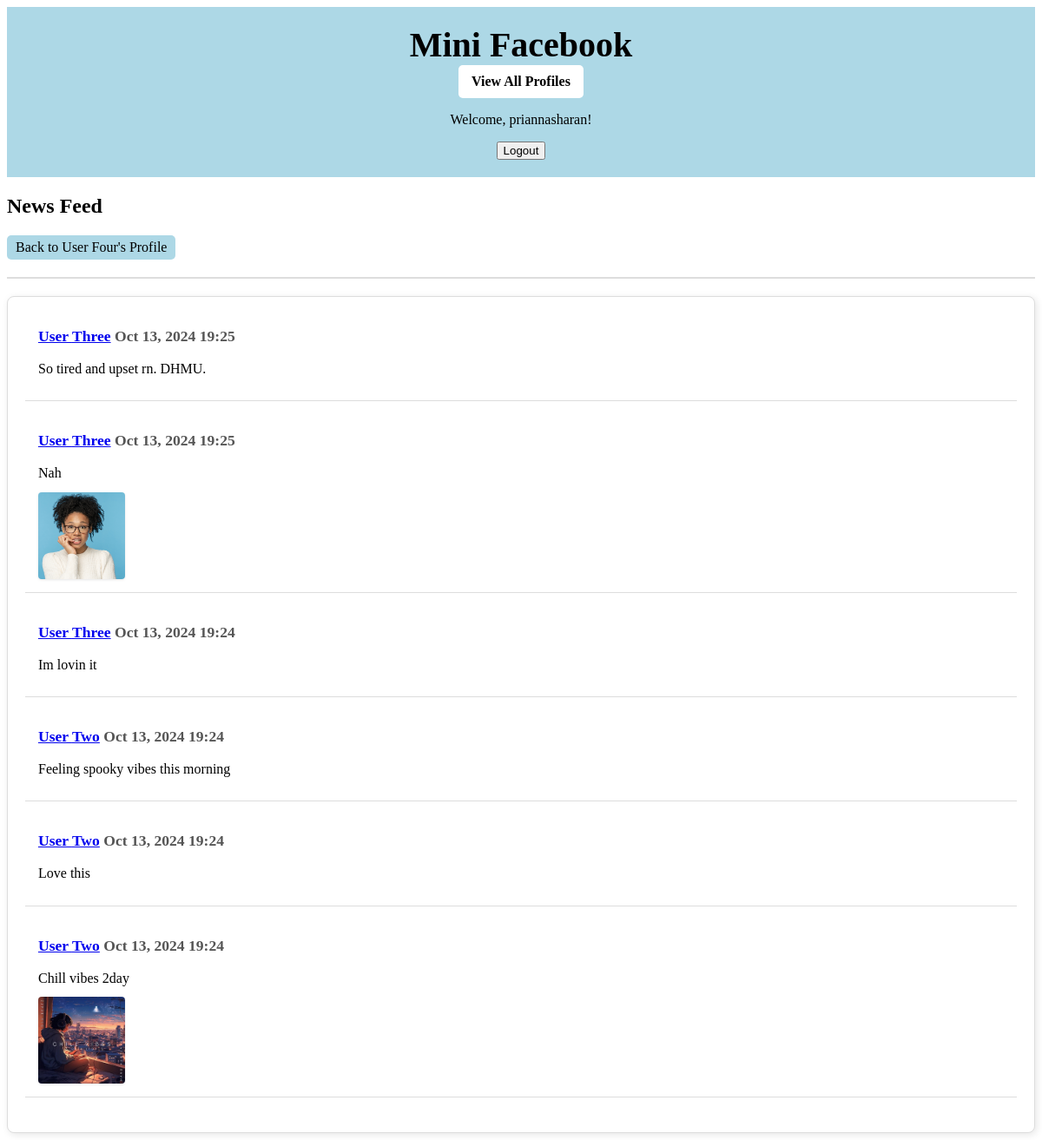
The app's page /mini_fb/profile/news_feed (signed in) with its own data.
### mini_fb/models.py (models this page shows, shortened)
class Profile(models.Model):
    first_name = models.CharField(max_length=50)
    last_name = models.CharField(max_length=50)
    city = models.CharField(max_length=100)
    email = models.EmailField()
    profile_image_url = models.URLField()
    user = models.ForeignKey(User, on_delete=models.CASCADE)
    def get_friends(self):
        friends_as_1 = Friend.objects.filter(profile1=self).values_list('profile2', flat=True)
        friends_as_2 = Friend.objects.filter(profile2=self).values_list('profile1', flat=True)
        friend_ids = list(friends_as_1) + list(friends_as_2)
        return Profile.objects.filter(id__in=friend_ids)
    def get_news_feed(self):
        friends = self.get_friends()
        return StatusMessage.objects.filter(
            profile__in=[self.id] + list(friends.values_list('id', flat=True))
        ).order_by('-timestamp')

class StatusMessage(models.Model):
    timestamp = models.DateTimeField(default=timezone.now)
    message = models.TextField()
    profile = models.ForeignKey('Profile', on_delete=models.CASCADE, related_name='status_messages')
    def get_images(self):
        return self.images.all().order_by('-timestamp')

class Image(models.Model):
    image_file = models.ImageField()
    status_message = models.ForeignKey('StatusMessage', on_delete=models.CASCADE, related_name='images')
    timestamp = models.DateTimeField(default=timezone.now)

### mini_fb/views.py (the view)
# urls.py: path('profile/news_feed', ShowNewsFeedView.as_view(), name='news_feed'),
class ShowNewsFeedView(LoginRequiredMixin, DetailView):
    model = Profile
    template_name = 'mini_fb/news_feed.html'
    context_object_name = 'profile'
    def get_object(self):
        return get_object_or_404(Profile, user=self.request.user)

### mini_fb/templates/mini_fb/news_feed.html
{% extends 'mini_fb/base.html' %}
{% block content %}
    <h2>News Feed</h2>
    <div class="status-actions">
    <a href="{% url 'show_profile' profile.pk %}">Back to {{ profile.first_name }} {{ profile.last_name }}'s Profile</a>
    </div>
    <hr class="divider">
    <div class="status-messages-container">
    {% for status in profile.get_news_feed %}
        <div class="status-message">
            <div class="status-header">
                <a href="{% url 'show_profile' status.profile.pk %}">{{ status.profile.first_name }} {{ status.profile.last_name }}</a>
                <strong>{{ status.timestamp|date:"M d, Y H:i" }}</strong>
            </div>
            <p>{{ status.message }}</p>
            <div class="status-images">
                {% for image in status.get_images %}
                    <img src="{{ image.image_file.url }}" alt="Status Image" class="status-image">
                {% endfor %}
            </div>
        </div>
    {% endfor %}
    </div>
{% endblock %}

### mini_fb/templates/mini_fb/base.html (shortened to what this page needs)
<!DOCTYPE html>
{% load static %}
<html lang="en">
<head>
    <link rel="stylesheet" href="{% static 'styles_mini_fb.css' %}">
</head>
<body>
    <header>
        <h1>Mini Facebook</h1>
        <nav>
            <div class="nav-actions">
            <a href="{% url 'show_all_profiles' %}">View All Profiles</a>
            </div>
            <div class="auth-actions">
            {% if user.is_authenticated %}
            <p>Welcome, {{ user.username }}!</p>
            <form method="post" action="{% url 'logout' %}">
                <button type="submit">Logout</button>
            </form>
            {% else %}
                <p>Not logged in</p>
                <a href="{% url 'login' %}">Login</a>
            {% endif %}
            </div>
        </nav>
    </header>
    <main>
        {% block content %}
        {% endblock %}
    </main>
</body>
</html>

### static/styles_mini_fb.css (style rules this page uses)
header { text-align: center; padding: 20px 0; background-color: lightblue; }
header h1 { font-size: 2.5em; font-weight: bold; margin: 0; }
.status-actions { margin-top: 10px; display: flex; gap: 10px; }
.status-actions a { text-decoration: none; font-size: 1em; padding: 5px 10px; border-radius: 5px; background-color: lightblue; color: rgb(0, 0, 0); transition: background-color 0.3s ease; }
.nav-actions { display: flex; justify-content: center; gap: 10px; }
.nav-actions a { text-decoration: none; font-size: 1em; font-weight: bold; padding: 10px 15px; border-radius: 5px; background-color: rgb(255, 255, 255); color: rgb(0, 0, 0); transition: background-color 0.3s ease; }
.divider { border: none; border-top: 2px solid #ddd; margin: 20px 0; }
.status-messages-container { background-color: #fff; padding: 20px; border-radius: 8px; border: 1px solid #ddd; box-shadow: 2px 2px 8px rgba(0, 0, 0, 0.1); }
.status-message { margin-bottom: 20px; padding: 15px; border-bottom: 1px solid #ddd; }
.status-header { font-weight: bold; font-size: 1.1em; color: #555; margin-bottom: 10px; }
.status-message p { font-size: 1em; line-height: 1.4; margin-bottom: 10px; }
.status-images { display: flex; gap: 10px; margin-top: 10px; }
.status-image { width: 100px; height: 100px; object-fit: cover; border-radius: 4px; box-shadow: 0 1px 3px rgba(0, 0, 0, 0.1); }

### records on screen
Profile: first_name "User", last_name "Four"
StatusMessage: profile.first_name "User", profile.last_name "Three", timestamp "Oct 13, 2024 19:25", message "So tired and upset rn. DHMU."
StatusMessage: profile.first_name "User", profile.last_name "Three", timestamp "Oct 13, 2024 19:25", message "Nah"
Image: image_file (picture)
StatusMessage: profile.first_name "User", profile.last_name "Three", timestamp "Oct 13, 2024 19:24", message "Im lovin it"
StatusMessage: profile.first_name "User", profile.last_name "Two", timestamp "Oct 13, 2024 19:24", message "Feeling spooky vibes this morning"
StatusMessage: profile.first_name "User", profile.last_name "Two", timestamp "Oct 13, 2024 19:24", message "Love this"
StatusMessage: profile.first_name "User", profile.last_name "Two", timestamp "Oct 13, 2024 19:24", message "Chill vibes 2day"
Image: image_file (picture)

### other values on screen
{{ user.username }} "priannasharan"
